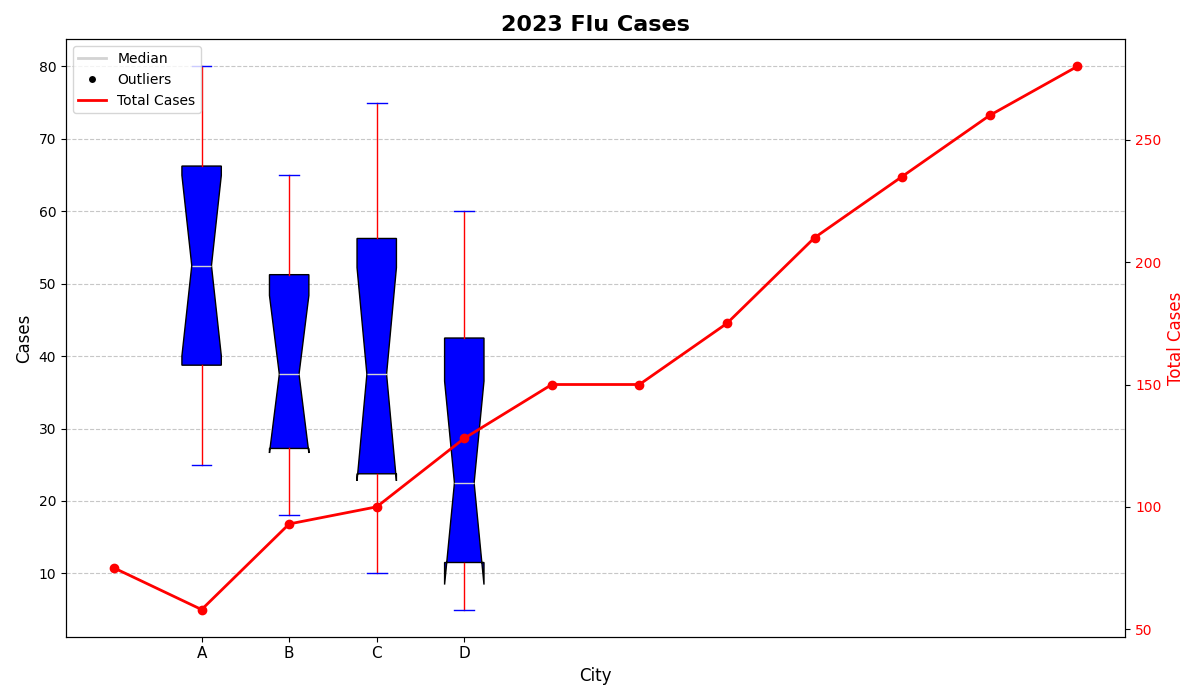

Python code for this plot:
import matplotlib.pyplot as plt
import numpy as np

cities = ['A', 'B', 'C', 'D']
months = ['Jan', 'Feb', 'Mar', 'Apr', 'May', 'Jun', 'Jul', 'Aug', 'Sep', 'Oct', 'Nov', 'Dec']

flu_cases_data = {
    'City A': [30, 25, 40, 35, 50, 60, 45, 55, 65, 70, 75, 80],
    'City B': [20, 18, 25, 28, 30, 35, 40, 45, 50, 55, 60, 65],
    'City C': [15, 10, 20, 25, 30, 35, 40, 45, 55, 60, 70, 75],
    'City D': [10, 5, 8, 12, 18, 20, 25, 30, 40, 50, 55, 60]
}

data_for_box = [flu_cases_data['City A'], flu_cases_data['City B'], flu_cases_data['City C'], flu_cases_data['City D']]

fig, ax = plt.subplots(figsize=(12, 7))

box = ax.boxplot(data_for_box, patch_artist=True, notch=True,
                 boxprops=dict(facecolor='blue', color='black'),
                 whiskerprops=dict(color='red'),
                 capprops=dict(color='blue'),
                 medianprops=dict(color='#D3D3D3'),
                 flierprops=dict(markerfacecolor='black', marker='o', markersize=5, alpha=0.6))

ax.set_title('2023 Flu Cases', fontsize=16, fontweight='bold')
ax.set_xlabel('City', fontsize=12)
ax.set_ylabel('Cases', fontsize=12)

ax.set_xticks(np.arange(1, len(cities) + 1))
ax.set_xticklabels(cities, fontsize=11)

ax.yaxis.grid(True, linestyle='--', alpha=0.7)

total_flu_cases_per_month = [sum(month) for month in zip(*data_for_box)]

ax2 = ax.twinx()
ax2.plot(months, total_flu_cases_per_month, color='red', marker='o', linestyle='-', linewidth=2, markersize=6, label='Total Cases')
ax2.set_ylabel('Total Cases', fontsize=12, color='red')
ax2.tick_params(axis='y', labelcolor='red')

handles = [plt.Line2D([0], [0], color='#D3D3D3', lw=2, label='Median'),
           plt.Line2D([0], [0], marker='o', color='w', label='Outliers', 
                      markerfacecolor='black', markersize=6),
           plt.Line2D([0], [0], color='red', lw=2, label='Total Cases')]
ax.legend(handles=handles, loc='upper left', fontsize=10)

plt.tight_layout()

plt.show()
